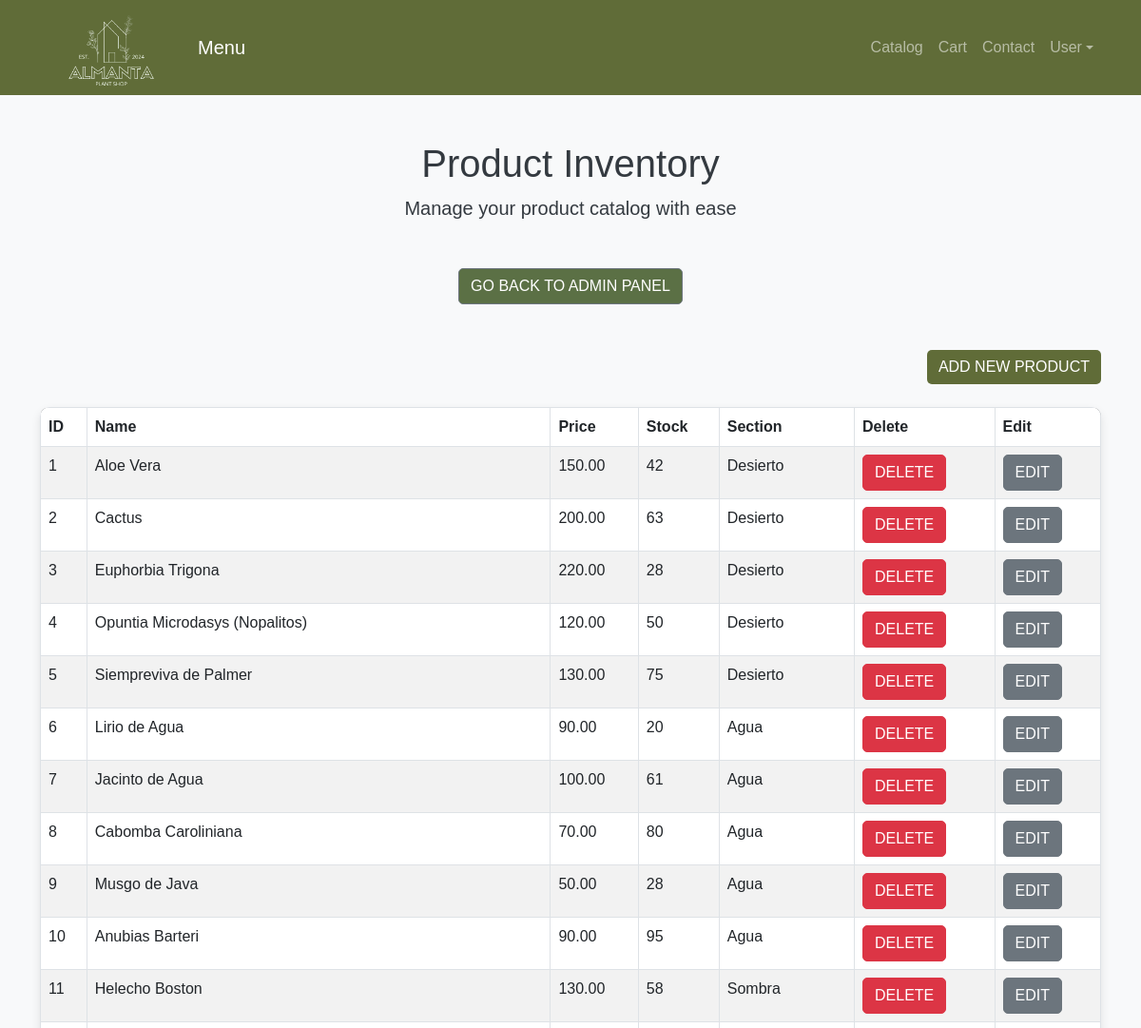
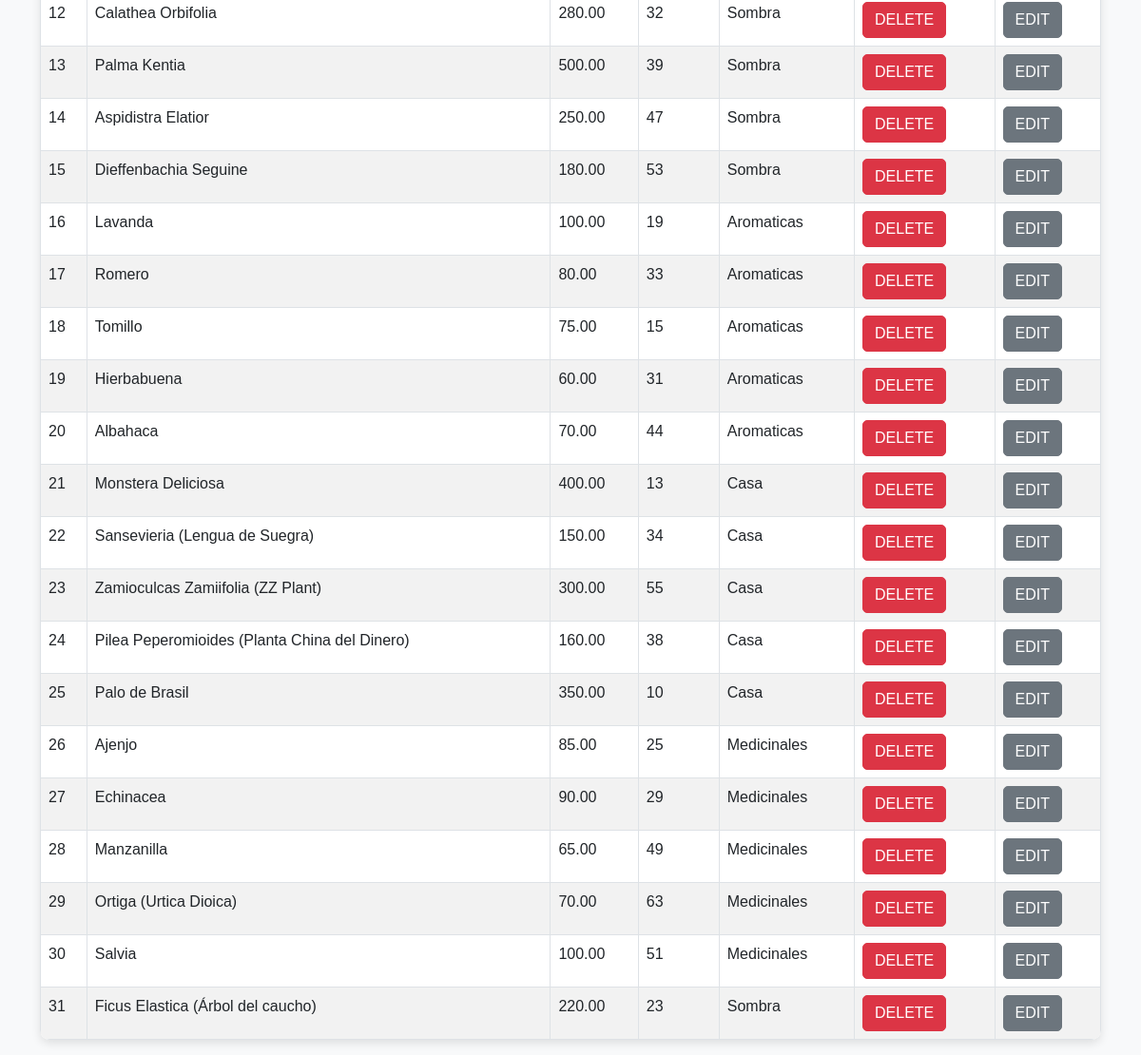
The page /php/inventory.php on the database its author committed (2 pictures, top to bottom).
### tables this page shows
CREATE TABLE `productos` (
  `id` int(11) NOT NULL,
  `nombre` varchar(255) NOT NULL,
  `alt_nombre` varchar(50) NOT NULL,
  `descripcion` varchar(255) NOT NULL,
  `fotos` varchar(255) NOT NULL,
  `precio` decimal(10,2) NOT NULL,
  `cantidad_almacen` int(10) UNSIGNED NOT NULL,
  `fabricante` varchar(255) NOT NULL,
  `origen` varchar(255) NOT NULL,
  `seccion` varchar(50) NOT NULL
);

### php/inventory.php (the view, shortened to what this page needs)
<?php
$con = mysqli_connect("localhost", "root", "", "tienda");
$sql = "SELECT id, nombre, precio, cantidad_almacen, seccion FROM productos";
$result = mysqli_query($con, $sql);
?>
<!DOCTYPE html>
<html lang="en">
<head>
    <link href="https://cdn.jsdelivr.net/npm/bootstrap@5.3.0/dist/css/bootstrap.min.css" rel="stylesheet">
    <link rel="stylesheet" href="../css/style.css">
</head>
<body>
    <nav class="navbar navbar-expand-lg navbar-dark navbar-custom">
        <div class="container">
            <a href="../index.php" class="navbar-brand">
                <img src="../img/ALMANTA_logo2.png" alt="Almanta Logo" class="logo" width="300">
            </a>
            <a class="navbar-brand" href="../index.php">Menu</a>
            <div class="collapse navbar-collapse" id="navbarNav">
                <ul class="navbar-nav ms-auto">
                    <li class="nav-item"><a class="nav-link" href="catalog.php">Catalog</a></li>
                    <li class="nav-item"><a class="nav-link" href="cart.php">Cart</a></li>
                    <li class="nav-item"><a class="nav-link" href="contact.php">Contact</a></li>
                    <li class="nav-item dropdown">
                        <a class="nav-link dropdown-toggle d-flex align-items-center" href="#" id="userDropdown"
                            role="button" data-bs-toggle="dropdown" aria-expanded="false">
                            <?php echo isset($_SESSION['user_name']) ? $_SESSION['user_name'] : 'User'; ?>
                        </a>
                    </li>
                </ul>
            </div>
        </div>
    </nav>
    <header class="text-center my-5">
        <h1>Product Inventory</h1>
        <p class="lead">Manage your product catalog with ease</p>
    </header>
    <div class="back-button">
        <a href="admin.php" class="btn btn-secondary">Go back to admin panel</a>
    </div>
    <div class="container table-container">
        <div class="add-product-btn">
            <a href="newProduct.php" class="btn btn-primary action-btn">Add New Product</a>
        </div>
        <table class="table table-striped table-bordered">
            <thead>
                <tr>
                    <th>ID</th>
                    <th>Name</th>
                    <th>Price</th>
                    <th>Stock</th>
                    <th>Section</th>
                    <th>Delete</th>
                    <th>Edit</th>
                </tr>
            </thead>
            <tbody>
                <?php while ($row = mysqli_fetch_assoc($result)): ?>
                    <tr>
                        <td><?php echo htmlspecialchars($row['id']); ?></td>
                        <td><?php echo htmlspecialchars($row['nombre']); ?></td>
                        <td><?php echo htmlspecialchars($row['precio']); ?></td>
                        <td><?php echo htmlspecialchars($row['cantidad_almacen']); ?></td>
                        <td><?php echo htmlspecialchars($row['seccion']); ?></td>
                        <td>
                            <a href="deleteProduct.php?id=<?php echo $row['id']; ?>"
                                class="btn btn-danger action-btn">Delete</a>
                        </td>
                        <td>
                            <a href="modifyProduct.php?id=<?php echo $row['id']; ?>"
                                class="btn btn-secondary action-btn">Edit</a>
                        </td>
                    </tr>
                <?php endwhile; ?>
            </tbody>
        </table>
    </div>
</body>
</html>

### css/style.css (style rules this page uses)
:root { --theme-color: #606c38; --text-color: #343a40; --bg-light: #f9f9f9; --border-color: #dcdcdc; }
body { font-family: 'Arial', sans-serif; color: var(--text-color); background-color: var(--bg-light); }
.navbar, .footer { background-color: var(--theme-color); }
.navbar { padding-top: 0; padding-bottom: 0; height: 100px; }
.navbar .logo { max-height: 150px; height: auto; width: auto; padding: 0; margin: 0; }
.btn-custom, .btn-primary { background-color: var(--theme-color); border: none; }
html { scroll-behavior: smooth; }

### php/inventory.php (style rules this page uses)
body { background-color: #f8f9fa; }
.table-container { margin-top: 3rem; }
.add-product-btn { margin-bottom: 1.5rem; text-align: right; }
.table { background-color: white; border-radius: 10px; overflow: hidden; box-shadow: 0 4px 10px rgba(0, 0, 0, 0.1); }
.table thead { background-color: #495057; color: white; }
.action-btn { text-transform: uppercase; border-radius: 5px; }
.back-button { margin-bottom: 2rem; text-align: center; }
.back-button .btn { background-color: #5B7045; color: white; text-transform: uppercase; border-radius: 5px; }

### rows shown on the page
productos: id "1", nombre "Aloe Vera", precio "150.00", cantidad_almacen "42", seccion "Desierto"
productos: id "2", nombre "Cactus", precio "200.00", cantidad_almacen "63", seccion "Desierto"
productos: id "3", nombre "Euphorbia Trigona", precio "220.00", cantidad_almacen "28", seccion "Desierto"
productos: id "4", nombre "Opuntia Microdasys (Nopalitos)", precio "120.00", cantidad_almacen "50", seccion "Desierto"
productos: id "5", nombre "Siempreviva de Palmer", precio "130.00", cantidad_almacen "75", seccion "Desierto"
productos: id "6", nombre "Lirio de Agua", precio "90.00", cantidad_almacen "20", seccion "Agua"
productos: id "7", nombre "Jacinto de Agua", precio "100.00", cantidad_almacen "61", seccion "Agua"
productos: id "8", nombre "Cabomba Caroliniana", precio "70.00", cantidad_almacen "80", seccion "Agua"
productos: id "9", nombre "Musgo de Java", precio "50.00", cantidad_almacen "28", seccion "Agua"
productos: id "10", nombre "Anubias Barteri", precio "90.00", cantidad_almacen "95", seccion "Agua"
productos: id "11", nombre "Helecho Boston", precio "130.00", cantidad_almacen "58", seccion "Sombra"
productos: id "12", nombre "Calathea Orbifolia", precio "280.00", cantidad_almacen "32", seccion "Sombra"
productos: id "13", nombre "Palma Kentia", precio "500.00", cantidad_almacen "39", seccion "Sombra"
productos: id "14", nombre "Aspidistra Elatior", precio "250.00", cantidad_almacen "47", seccion "Sombra"
productos: id "15", nombre "Dieffenbachia Seguine", precio "180.00", cantidad_almacen "53", seccion "Sombra"
productos: id "16", nombre "Lavanda", precio "100.00", cantidad_almacen "19", seccion "Aromaticas"
productos: id "17", nombre "Romero", precio "80.00", cantidad_almacen "33", seccion "Aromaticas"
productos: id "18", nombre "Tomillo", precio "75.00", cantidad_almacen "15", seccion "Aromaticas"
productos: id "19", nombre "Hierbabuena", precio "60.00", cantidad_almacen "31", seccion "Aromaticas"
productos: id "20", nombre "Albahaca", precio "70.00", cantidad_almacen "44", seccion "Aromaticas"
productos: id "21", nombre "Monstera Deliciosa", precio "400.00", cantidad_almacen "13", seccion "Casa"
productos: id "22", nombre "Sansevieria (Lengua de Suegra)", precio "150.00", cantidad_almacen "34", seccion "Casa"
productos: id "23", nombre "Zamioculcas Zamiifolia (ZZ Plant)", precio "300.00", cantidad_almacen "55", seccion "Casa"
productos: id "24", nombre "Pilea Peperomioides (Planta China del Dinero)", precio "160.00", cantidad_almacen "38", seccion "Casa"
productos: id "25", nombre "Palo de Brasil", precio "350.00", cantidad_almacen "10", seccion "Casa"
productos: id "26", nombre "Ajenjo", precio "85.00", cantidad_almacen "25", seccion "Medicinales"
productos: id "27", nombre "Echinacea", precio "90.00", cantidad_almacen "29", seccion "Medicinales"
productos: id "28", nombre "Manzanilla", precio "65.00", cantidad_almacen "49", seccion "Medicinales"
productos: id "29", nombre "Ortiga (Urtica Dioica)", precio "70.00", cantidad_almacen "63", seccion "Medicinales"
productos: id "30", nombre "Salvia", precio "100.00", cantidad_almacen "51", seccion "Medicinales"
productos: id "31", nombre "Ficus Elastica (Árbol del caucho)", precio "220.00", cantidad_almacen "23", seccion "Sombra"
